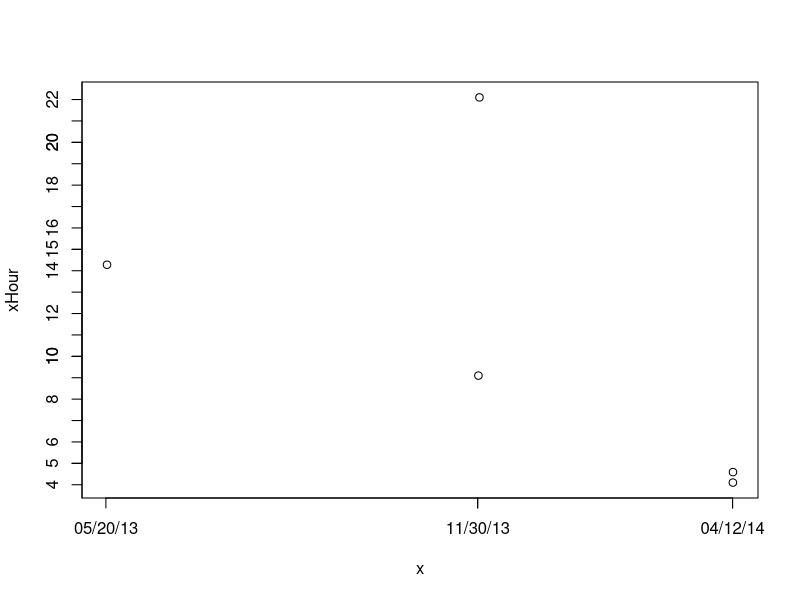

Recreate this plot in R.
x <- as.POSIXct(c("2013-05-20 14:28", "2014-04-12 4:59", "2014-04-12 4:10", "2013-11-30 9:10", "2013-11-30 22:10")) 
xHour <- strftime(x, format="%H:%M:%S")
xHour <- sub(":", ".", xHour)
xHour <- sub(":00", "", xHour)
xHour <- as.double(xHour)

xDate <- strftime(x, format="%Y-%m-%d")
# plot(x, c(14.28, 4.59, 4.1, 9.1, 22.1), xaxt="n")
plot(x, xHour, xaxt="n")
axis.POSIXct(1, at = xDate, format = "%D")
axis(2, at = seq(0,23))
